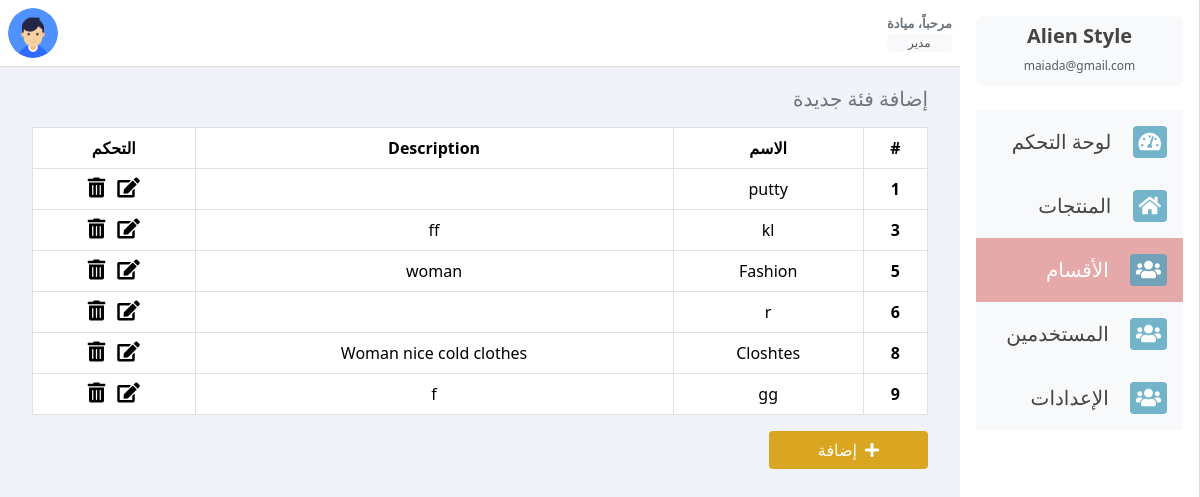
Screenshot of /admin/categories/index.php with the database file from the repository.
### tables this page shows
CREATE TABLE `categories` (
  `id` int(255) NOT NULL,
  `name` varchar(255) NOT NULL,
  `description` text DEFAULT NULL
);

### admin/categories/index.php (the view, shortened to what this page needs)
<?php   include "../includes/header.php";
        include "../connect.php";
?>
<div class="content">
<?php
$do = isset($_GET['do']) ? $_GET['do'] : 'Manage';
if($do == 'Manage'){
    $stmt = $con->prepare("SELECT * FROM categories");
    $stmt->execute();
    $cats = $stmt->fetchAll();
    ?>
    <h5 class="text-secondary">إضافة فئة جديدة</h5>
    <div class="table-responsive shopping-cart">
        <table class="table table-bordered text-center bg-white mt-2">
            <thead>
                <tr class="custom-main-color text-white">
                    <th>#</th>
                    <th>الاسم</th>
                    <th>Description</th>
                    <th>التحكم</th>
                </tr>
            </thead>
            <tbody>
                <?php foreach($cats as $cat){
                    echo '<tr>
                    <th scope="row">'.$cat["id"].'</th>
                    <td>'.$cat["name"].'</td>
                    <td>'.$cat["description"].'</td>
                    <td>
                        <a href="?do=edit&catid='.$cat['id'].'"><i class="fa fa-edit fs-5 ms-2 cursor-pointer"></i></a>
                        <a href="?do=delete" class="delete-btn" data-bs-toggle="modal" data-bs-target="#deleteSome" data-catid="'.$cat["id"].'"><i class="fa fa-trash-alt fs-5 cursor-pointer"></i></a>
                    </td>
                </tr>';
                }
                ?>
            </tbody>
        </table>
        <a href="?do=add" class="custom-btn px-5"><i class="fa fa-plus ms-2"></i>إضافة</a>
    </div>
</div>
<?php
} elseif ($do =='Update') {
} elseif ($do == 'Activate') {
}
?>
<?php
    include "../includes/aside.php";
    include "../includes/footer.php";
?>

### admin/includes/header.php (shortened to what this page needs)
<!DOCTYPE html>
<html lang="ar" dir="rtl">
<head>
    <link rel="stylesheet" href="/alien_style/admin/layouts/css/bootstrap.min.css">
    <link rel="stylesheet" href="/alien_style/admin/layouts/css/font-awsome.css">
    <link rel="stylesheet" href="/alien_style/admin/layouts/css/style.css">
    <link rel="stylesheet" href="/alien_style/admin/layouts/css/dashboard.css">
</head>
<body>
<nav class="navbar navbar-expand-lg px-2">
<div class="nav-date">
    <div class="role-name">
        <p class="mb-0 fw-bold name text-secondary">مرحباً، ميادة</p>
        <p class="mb-0 role">مدير</p>
    </div>
</div>
<div class="dropdown me-auto">
    <div class="custom-small-image cursor-pointer" data-bs-toggle="dropdown" id="dropdownBtn">
        <img src="/alien_style/admin/layouts/images/default.jpg" alt="المستخدم">
    </div>
</div>
</nav>

### admin/includes/aside.php
<?php
       $url = ltrim($_SERVER['REQUEST_URI'], '/');
       $urlParts = explode('/', $url);
?>
<div class="aside p-3 fs-5 ">
    <div class="header bg-light p-2 text-center rounded-2">
        <h5 class="fw-bold mb-0">Alien Style</h5>
        <span class="fs-10 text-muted">maiada@gmail.com</span>
    </div>
    <div class="aside-body mt-4">
        <ul class="list-unstyled pe-0">
            <li class="p-3 bg-light ">
                <a href="/alien_style/admin" class="tex-secondary">
                <span class="ms-3 fs-5"><i class="fa fa-tachometer-alt"></i></span>
                لوحة التحكم</a>
            </li>
            <li class="p-3 bg-light <?php  echo in_array('products', $urlParts) ? "active" : "" ;?>"><a href="/alien_style/admin/products/index.php" class="tex-secondary">
                <span class="ms-3 fs-5"><i class="fa fa-home"></i></span>
                المنتجات</a>
            </li>
            <li class="p-3 bg-light  <?php  echo in_array('categories', $urlParts) ? "active" : "" ;?>"><a href="/alien_style/admin/categories/index.php?do=Manage" class="tex-secondary">
                <span class="ms-3 fs-5"><i class="fa fa-users"></i></span>
                الأقسام</a>
            </li>
            <li class="p-3 bg-light <?php  echo in_array('users', $urlParts) ? "active" : "" ;?>"><a href="/alien_style/admin/users/index.php" class="tex-secondary">
                <span class="ms-3 fs-5"><i class="fa fa-users"></i></span>
                المستخدمين</a>
            </li>
            <li class="p-3 bg-light <?php  echo in_array('settings', $urlParts) ? "active" : "" ;?>"><a href="/alien_style/admin/settings/index.php" class="tex-secondary">
                <span class="ms-3 fs-5"><i class="fa fa-users"></i></span>
                الإعدادات</a>
            </li>
        </ul>
    </div>
</div>

### admin/includes/footer.php (shortened to what this page needs)
</body>
</html>

### admin/layouts/css/style.css (style rules this page uses)
:root { --main-color: goldenrod; --main-sold-color: #50a2be; --second-color: #50a2bec9; }
body { background-color: #f2f3f8; color: #444; overflow-x: hidden; direction: rtl; }
a { color: #000; text-decoration: none; }
nav { border-bottom: 5px solid var(--main-color); position: relative; }
.custom-btn { background-color: var(--main-color); display: inline-block; font-weight: 400; line-height: 1.5; color: #fff; text-align: center; text-decoration: none; vertical-align: middle; cursor: pointer; -webkit-user-select: none; -moz-user-select: none; user-select: none; border: 1px solid transparent; padding: 0.375rem 0.75rem; font-size: 1rem; border-radius: 0.25rem; transition: color 0.15s ease-in-out, background-color 0.15s ease-in-out, border-color 0.15s ease-in-out, box-shadow 0.15s ease-in-out; }
.custom-main-color { background-color: var(--main-color); }
body { overflow-x: hidden; }
.custom-small-image { width: 50px; height: 50px; }
.custom-small-image img { width: 100%; height: 100%; object-fit: contain; border-radius: 50%; }
.fs-10 { font-size: 12px; }
.cursor-pointer { cursor: pointer; }
.table > :not(:first-child) { border-top: none; }

### admin/layouts/css/dashboard.css (style rules this page uses)
:root { --main-color: goldenrod; --main-sold-color: #50a2be; --second-color: #50a2bec9; }
body { position: relative; direction: rtl; }
.aside { width: 20vw; height: 100vh; background-color: #fff; position: fixed; top: 0; right: 0; border-right: 1px solid #ddd; }
.aside-body a { color: #444; }
.aside-body a span i { background-color: #50a2bec9; padding: 6px; border-radius: 4px; color: #fff; }
.navbar { background-color: #fff; border-bottom: 1px solid #ddd; position: fixed; top: 0; left: 0; right: 0; }
.content { padding: 2rem; margin-top: 55px; }
.role-name { margin-left: 0.7rem; font-size: 13px !important; }
.role-name .role { font-size: 12px; text-align: center; background-color: #f8f9fa; border-radius: 5px; color: #555; font-weight: 300; }
@media (min-width: 992px) { .content, .nav-date { margin-right: 20vw; } }
.active { background-color: #e6a9a9 !important; color: #fff !important; }
.active a { color: #fff !important; }

### rows the page displays
categories: id "1", name "putty"
categories: id "3", name "kl", description "ff"
categories: id "5", name "Fashion", description "woman"
categories: id "6", name "r"
categories: id "8", name "Closhtes", description "Woman nice cold clothes"
categories: id "9", name "gg", description "f"
